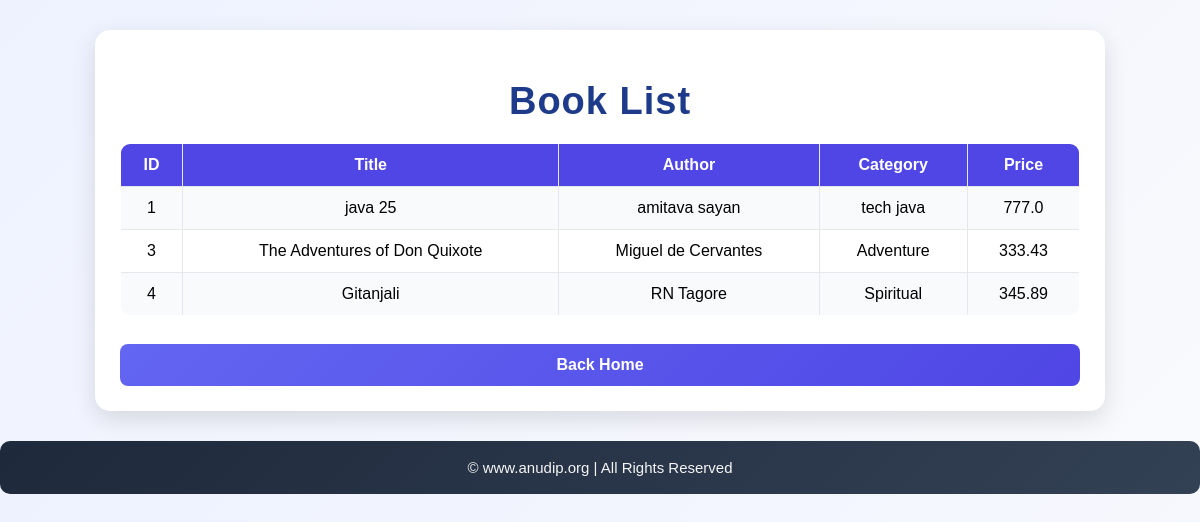
Before: /view with the older database file.
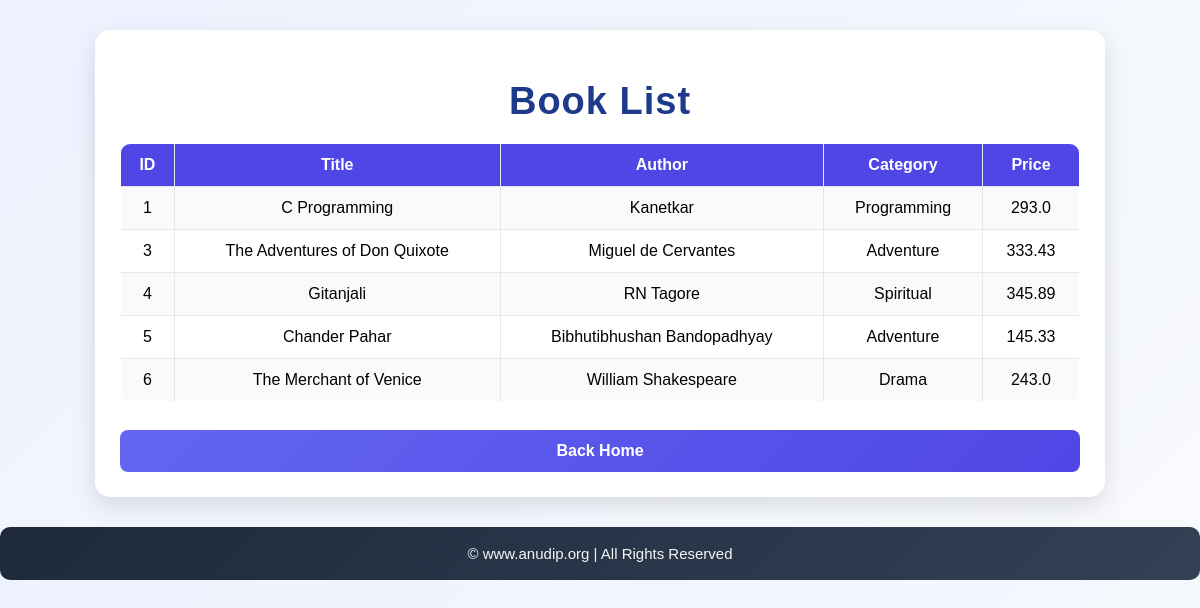
After: the same page with the newer database file.
### tables this page shows
CREATE TABLE books(

        id INTEGER PRIMARY KEY AUTOINCREMENT,

        title TEXT NOT NULL,

        author TEXT NOT NULL,

        category TEXT,

        price REAL
    );

### app.py (the view)
@app.route("/view")
def view():
    books = get_all_books()
    return render_template(
        "view_books.html",
        books=books
    )

### database.py (called while the page is built)
def get_connection():
    return sqlite3.connect(DB_NAME)

def get_all_books():
    conn = get_connection()
    cursor = conn.execute(
        "SELECT * FROM books"
    )
    books = cursor.fetchall()
    conn.close()
    return books

### templates/view_books.html (shortened to what this page needs)
<!DOCTYPE html>
<html>
<head>
<link rel="stylesheet"
      href="{{ url_for('static', filename='style.css') }}">
</head>
<body>
<div class="container">
<h1>Book List</h1>
<table>
<tr>
    <th>ID</th>
    <th>Title</th>
    <th>Author</th>
    <th>Category</th>
    <th>Price</th>
</tr>
{% for book in books %}
<tr>
<td>{{ book[0] }}</td>
<td>{{ book[1] }}</td>
<td>{{ book[2] }}</td>
<td>{{ book[3] }}</td>
<td>{{ book[4] }}</td>
</tr>
{% endfor %}
</table>
<br>
<a href="/" class="menu-btn">
Back Home
</a>
</div>
<footer class="footer">
    &copy; www.anudip.org | All Rights Reserved
</footer>
</body>
</html>

### static/style.css (style rules this page uses)
body { background: linear-gradient(135deg, #eef2ff, #f8fafc); font-family: Arial, sans-serif; margin: 0; padding: 0; }
.container { width: 80%; margin: auto; margin-top: 30px; background: white; padding: 25px; border-radius: 15px; box-shadow: 0 8px 25px rgba(0, 0, 0, 0.12); }
h1 { text-align: center; color: #1e3a8a; font-size: 38px; letter-spacing: 1px; margin-bottom: 20px; }
.menu-btn { display: block; text-align: center; margin-top: 10px; padding: 12px; background: linear-gradient(135deg, #6366f1, #4f46e5); color: white; text-decoration: none; border-radius: 8px; font-weight: bold; transition: all 0.3s ease; }
table { width: 100%; border-collapse: collapse; overflow: hidden; border-radius: 10px; margin-top: 15px; }
th { background: #4f46e5; color: white; }
table, th, td { border: 1px solid #e5e7eb; }
th, td { padding: 12px; text-align: center; }
tr:nth-child(even) { background: #f8fafc; }
.footer { margin-top: 30px; padding: 18px; text-align: center; background: linear-gradient(135deg, #1e293b, #334155); color: #f5f5f5; font-size: 15px; border-radius: 10px; }

Changed rows visible on the page:
changed books id 1: title "java 25" → "C Programming"; author "amitava sayan" → "Kanetkar"; category "tech java" → "Programming"; price "777.0" → "293.0"
added books: id "5", title "Chander Pahar", author "Bibhutibhushan Bandopadhyay", category "Adventure", price "145.33"
added books: id "6", title "The Merchant of Venice", author "William Shakespeare", category "Drama", price "243.0"
